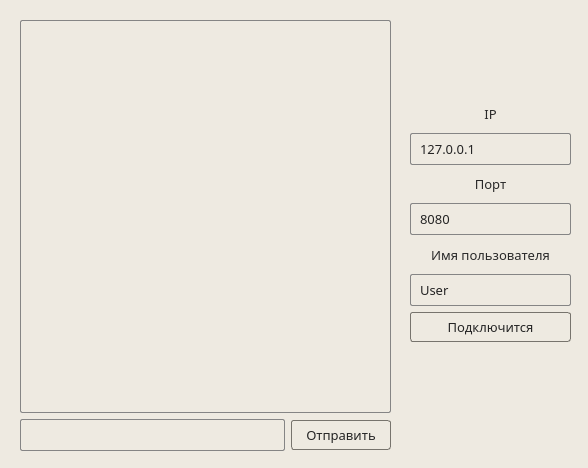
<?xml version="1.0" encoding="UTF-8"?>
<ui version="4.0">
 <author>moolmore</author>
 <class>MainWindow</class>
 <widget class="QMainWindow" name="MainWindow">
  <property name="geometry">
   <rect>
    <x>0</x>
    <y>0</y>
    <width>588</width>
    <height>468</height>
   </rect>
  </property>
  <property name="minimumSize">
   <size>
    <width>588</width>
    <height>468</height>
   </size>
  </property>
  <property name="maximumSize">
   <size>
    <width>588</width>
    <height>468</height>
   </size>
  </property>
  <property name="windowTitle">
   <string>Client manager</string>
  </property>
  <property name="windowIcon">
   <iconset theme="QIcon::ThemeIcon::InsertLink"/>
  </property>
  <property name="styleSheet">
   <string notr="true"/>
  </property>
  <widget class="QWidget" name="centralwidget">
   <property name="font">
    <font>
     <family>Google Sans</family>
     <pointsize>-1</pointsize>
     <bold>false</bold>
    </font>
   </property>
   <property name="styleSheet">
    <string notr="true">/* =========================================================
   NEO-SKEUO / CLIENT MANAGER
   Qt Widgets QSS
   ========================================================= */

* {
    font-family: &quot;Google Sans&quot;;
    font-size: 13px;
    color: #242424;
}

/* =========================================================
   MAIN WINDOW
   ========================================================= */

QWidget {
    background: #eeeae1;
}

QMainWindow,
QWidget#centralWidget {
    background:
        qlineargradient(
            x1: 0, y1: 0,
            x2: 0, y2: 1,
            stop: 0 #f5f2eb,
            stop: 1 #e5e1d8
        );
}

/* =========================================================
   LABELS
   ========================================================= */

QLabel {
    background: transparent;
    color: #292929;
    padding: 2px 3px;
}

QLabel:hover {
    color: #111111;
}

/* IP / PORT / USERNAME labels */
QLabel#ipLabel,
QLabel#portLabel,
QLabel#usernameLabel {
    font-weight: 500;
    color: #333333;
}

/* =========================================================
   LIST
   ========================================================= */

QListWidget {
    background:
        qlineargradient(
            x1: 0, y1: 0,
            x2: 0, y2: 1,
            stop: 0 #faf9f5,
            stop: 1 #eeeae2
        );

    border: 1px solid #858585;
    border-radius: 2px;

    padding: 6px;

    outline: none;

    /* subtle inset-like shadow */
    selection-background-color: #d9d5cc;
    selection-color: #171717;
}

QListWidget::item {
    background: transparent;

    border: 1px solid transparent;
    border-radius: 3px;

    padding: 3px 4px;
    margin: 1px 0;
}

QListWidget::item:hover {
    background:
        qlineargradient(
            x1: 0, y1: 0,
            x2: 0, y2: 1,
            stop: 0 #f4f2ed,
            stop: 1 #dedbd3
        );

    border: 1px solid #b7b3aa;
}

QListWidget::item:selected {
    background:
        qlineargradient(
            x1: 0, y1: 0,
            x2: 0, y2: 1,
            stop: 0 #e5e1d8,
            stop: 1 #cbc7be
        );

    color: #111111;

    border: 1px solid #9b978e;
}

/* =========================================================
   LINE EDIT
   ========================================================= */

QLineEdit {
    background:
        qlineargradient(
            x1: 0, y1: 0,
            x2: 0, y2: 1,
            stop: 0 #ffffff,
            stop: 0.08 #fafafa,
            stop: 1 #ebe9e4
        );

    border: 1px solid #858585;
    border-radius: 2px;

    padding: 5px 7px;

    selection-background-color: #c9c5bc;
    selection-color: #111111;
}

QLineEdit:hover {
    border: 1px solid #686868;
}

QLineEdit:focus {
    background: #ffffff;
    border: 1px solid #555555;
}

/* Placeholder */
QLineEdit[placeholderText] {
    color: #77736c;
}

/* =========================================================
   BUTTONS
   ========================================================= */

QPushButton {
    background:
        qlineargradient(
            x1: 0, y1: 0,
            x2: 0, y2: 1,

            stop: 0 #faf9f5,
            stop: 0.45 #e9e6df,
            stop: 0.55 #dedbd3,
            stop: 1 #c9c5bc
        );

    border: 1px solid #77746d;
    border-radius: 3px;

    padding: 5px 14px;

    color: #252525;

    min-height: 18px;
}

QPushButton:hover {
    background:
        qlineargradient(
            x1: 0, y1: 0,
            x2: 0, y2: 1,

            stop: 0 #ffffff,
            stop: 0.45 #f0eee9,
            stop: 0.55 #e4e1da,
            stop: 1 #d2cfc7
        );

    border: 1px solid #555555;
}

QPushButton:pressed {
    background:
        qlineargradient(
            x1: 0, y1: 0,
            x2: 0, y2: 1,

            stop: 0 #c6c2b9,
            stop: 0.5 #d1cec6,
            stop: 1 #e3e0d9
        );

    border: 1px solid #555555;

    padding-top: 6px;
    padding-bottom: 4px;
}

QPushButton:disabled {
    background: #dedbd4;
    color: #99958e;
    border: 1px solid #aaa69e;
}

/* =========================================================
   SEND BUTTON
   ========================================================= */

QPushButton#sendButton {
    min-width: 55px;
}

/* =========================================================
   CONNECT BUTTON
   ========================================================= */

QPushButton#connectButton {
    min-height: 20px;
    font-weight: 500;
}

QPushButton#connectButton:hover {
    background:
        qlineargradient(
            x1: 0, y1: 0,
            x2: 0, y2: 1,

            stop: 0 #ffffff,
            stop: 0.5 #eae7e0,
            stop: 1 #d0ccc4
        );
}

/* =========================================================
   GROUPBOX
   ========================================================= */

QGroupBox {
    background: transparent;

    border: 1px solid #aaa69d;
    border-radius: 4px;

    margin-top: 10px;
    padding: 8px;
}

QGroupBox::title {
    subcontrol-origin: margin;
    left: 10px;

    padding: 0 5px;

    background: #eeeae1;
    color: #4b4945;
}

/* =========================================================
   SCROLL BAR
   ========================================================= */

QScrollBar:vertical {
    background: #e1ded6;

    width: 13px;

    border: 1px solid #aaa69f;
    border-radius: 3px;

    margin: 1px;
}

QScrollBar::handle:vertical {
    background:
        qlineargradient(
            x1: 0, y1: 0,
            x2: 1, y2: 0,

            stop: 0 #d3d0c8,
            stop: 0.5 #eeeae4,
            stop: 1 #c2beb6
        );

    border: 1px solid #8e8a82;
    border-radius: 3px;

    min-height: 30px;
}

QScrollBar::handle:vertical:hover {
    background: #d4d1c9;
}

QScrollBar::add-line:vertical,
QScrollBar::sub-line:vertical {
    height: 0;
}

QScrollBar::add-page:vertical,
QScrollBar::sub-page:vertical {
    background: transparent;
}

/* =========================================================
   HORIZONTAL SCROLLBAR
   ========================================================= */

QScrollBar:horizontal {
    background: #e1ded6;

    height: 13px;

    border: 1px solid #aaa69f;
    border-radius: 3px;
}

QScrollBar::handle:horizontal {
    background:
        qlineargradient(
            x1: 0, y1: 0,
            x2: 0, y2: 1,

            stop: 0 #eeeae4,
            stop: 0.5 #d3d0c8,
            stop: 1 #c2beb6
        );

    border: 1px solid #8e8a82;
    border-radius: 3px;

    min-width: 30px;
}

/* =========================================================
   TOOLTIP
   ========================================================= */

QToolTip {
    background: #f5f2eb;
    color: #222222;

    border: 1px solid #77736c;
    border-radius: 2px;

    padding: 4px 6px;
}</string>
   </property>
   <widget class="QWidget" name="layoutWidget">
    <property name="geometry">
     <rect>
      <x>20</x>
      <y>20</y>
      <width>371</width>
      <height>431</height>
     </rect>
    </property>
    <layout class="QVBoxLayout" name="verticalLayout">
     <item>
      <widget class="QListWidget" name="logs">
       <property name="font">
        <font>
         <family>Google Sans</family>
         <pointsize>-1</pointsize>
        </font>
       </property>
       <property name="horizontalScrollBarPolicy">
        <enum>Qt::ScrollBarPolicy::ScrollBarAlwaysOff</enum>
       </property>
       <property name="wordWrap">
        <bool>true</bool>
       </property>
      </widget>
     </item>
     <item>
      <layout class="QHBoxLayout" name="horizontalLayout">
       <item>
        <widget class="QLineEdit" name="message"/>
       </item>
       <item>
        <widget class="QPushButton" name="send_message">
         <property name="font">
          <font>
           <family>Google Sans</family>
           <pointsize>-1</pointsize>
           <bold>false</bold>
          </font>
         </property>
         <property name="text">
          <string>Отправить</string>
         </property>
        </widget>
       </item>
      </layout>
     </item>
    </layout>
   </widget>
   <widget class="QWidget" name="layoutWidget">
    <property name="geometry">
     <rect>
      <x>410</x>
      <y>100</y>
      <width>161</width>
      <height>242</height>
     </rect>
    </property>
    <layout class="QVBoxLayout" name="verticalLayout_2">
     <item>
      <widget class="QLabel" name="label">
       <property name="text">
        <string>IP</string>
       </property>
       <property name="alignment">
        <set>Qt::AlignmentFlag::AlignCenter</set>
       </property>
      </widget>
     </item>
     <item>
      <widget class="QLineEdit" name="internet_protocol">
       <property name="text">
        <string>127.0.0.1</string>
       </property>
      </widget>
     </item>
     <item>
      <widget class="QLabel" name="label_2">
       <property name="text">
        <string>Порт</string>
       </property>
       <property name="alignment">
        <set>Qt::AlignmentFlag::AlignCenter</set>
       </property>
      </widget>
     </item>
     <item>
      <widget class="QLineEdit" name="port">
       <property name="text">
        <string>8080</string>
       </property>
      </widget>
     </item>
     <item>
      <widget class="QLabel" name="label_3">
       <property name="text">
        <string>Имя пользователя</string>
       </property>
       <property name="alignment">
        <set>Qt::AlignmentFlag::AlignCenter</set>
       </property>
      </widget>
     </item>
     <item>
      <widget class="QLineEdit" name="username">
       <property name="text">
        <string>User</string>
       </property>
      </widget>
     </item>
     <item>
      <widget class="QPushButton" name="send_connect">
       <property name="font">
        <font>
         <family>Google Sans</family>
         <pointsize>-1</pointsize>
         <bold>false</bold>
        </font>
       </property>
       <property name="text">
        <string>Подключится</string>
       </property>
      </widget>
     </item>
    </layout>
   </widget>
  </widget>
 </widget>
 <resources/>
 <connections/>
</ui>
